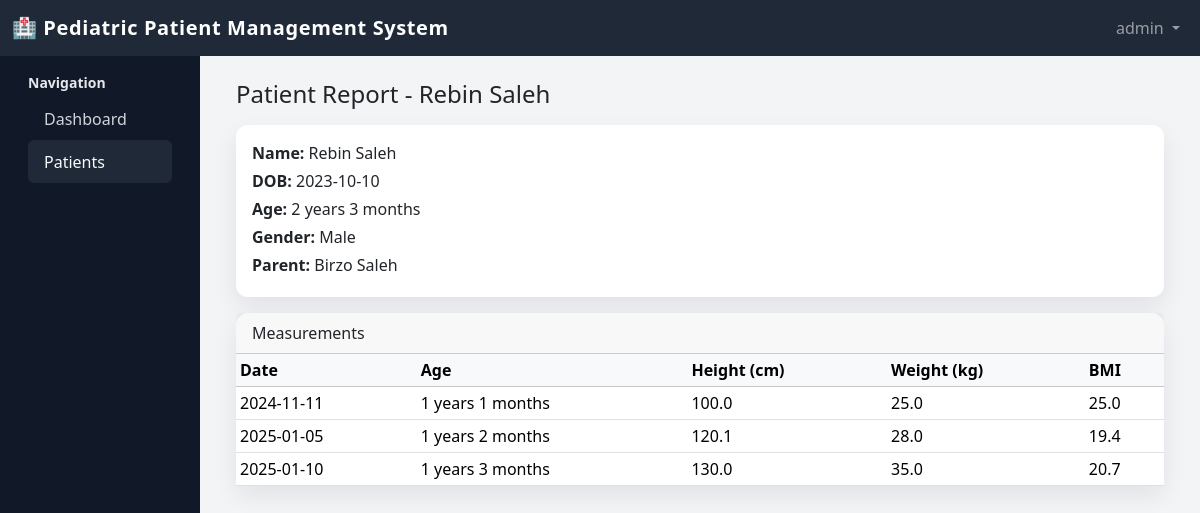
Page /patients/1/report/ (signed in) on the committed database.
### pediatric/models.py (models this page shows, shortened)
class Patient(models.Model):
    GENDER_CHOICES = [
        ('Male', 'Male'),
        ('Female', 'Female'),
    ]
    BLOOD_TYPE_CHOICES = [
        ('A', 'A'),
        ('B', 'B'),
        ('AB', 'AB'),
        ('O', 'O'),
    ]
    patient_name = models.CharField(max_length=100)
    date_of_birth = models.DateField()
    gender = models.CharField(max_length=10, choices=GENDER_CHOICES)
    blood_type = models.CharField(max_length=5, choices=BLOOD_TYPE_CHOICES, null=True, blank=True)
    contact_number = models.CharField(max_length=20, blank=True, null=True)
    parent_name = models.CharField(max_length=100, blank=True, null=True)
    parent_contact = models.CharField(max_length=20, blank=True, null=True)
    address = models.CharField(max_length=200, blank=True, null=True)
    city = models.CharField(max_length=50, blank=True, null=True)
    country = models.CharField(max_length=50, blank=True, null=True)
    medical_history = models.TextField(blank=True, null=True)
    notes = models.TextField(blank=True, null=True)
    date_registered = models.DateTimeField(auto_now_add=True)
    created_by = models.ForeignKey(User, on_delete=models.SET_NULL, null=True, related_name='patients_created')
    def get_age_months(self, reference_date=None):
        if reference_date is None:
            reference_date = date.today()
        rd = relativedelta(reference_date, self.date_of_birth)
        return rd.years * 12 + rd.months
    def get_age_display(self, reference_date=None):
        months = self.get_age_months(reference_date)
        years = months // 12
        rem_months = months % 12
        if years == 0:
            return f"{months} months"
        return f"{years} years {rem_months} months"
    class Meta:
        ordering = ['-date_registered']

class Measurement(models.Model):
    patient = models.ForeignKey(Patient, on_delete=models.CASCADE, related_name='measurements')
    measurement_date = models.DateField()
    height = models.FloatField(validators=[MinValueValidator(10), MaxValueValidator(250)])
    weight = models.FloatField(validators=[MinValueValidator(1), MaxValueValidator(200)])
    head_circumference = models.FloatField(null=True, blank=True)
    notes = models.TextField(blank=True, null=True)
    recorded_by = models.ForeignKey(User, on_delete=models.SET_NULL, null=True)
    recorded_datetime = models.DateTimeField(auto_now_add=True)
    @property
    def age_display(self):
        return self.patient.get_age_display(self.measurement_date)
    @property
    def bmi(self):
        if self.height > 0:
            height_m = self.height / 100
            return self.weight / (height_m ** 2)
        return None
    class Meta:
        ordering = ['-measurement_date']

### pediatric/views.py (the view)
@login_required
def patient_report(request, patient_id):
    patient = get_object_or_404(Patient, pk=patient_id)
    measurements = patient.measurements.all().order_by('measurement_date')
    report_data = {
        'patient': patient,
        'measurements': measurements,
        'age': patient.get_age_display(),
        'latest_measurement': measurements.first(),
    }
    return render(request, 'reports/patient_report.html', report_data)

### templates/reports/patient_report.html (shortened to what this page needs)
{% extends 'base.html' %}
{% block content %}
<h4 class="mb-3">Patient Report - {{ patient.patient_name }}</h4>
<div class="card mb-3">
  <div class="card-body">
    <p class="mb-1"><strong>Name:</strong> {{ patient.patient_name }}</p>
    <p class="mb-1"><strong>DOB:</strong> {{ patient.date_of_birth|date:"Y-m-d" }}</p>
    <p class="mb-1"><strong>Age:</strong> {{ age }}</p>
    <p class="mb-1"><strong>Gender:</strong> {{ patient.gender }}</p>
    <p class="mb-1"><strong>Parent:</strong> {{ patient.parent_name|default:"-" }}</p>
  </div>
</div>
<div class="card">
  <div class="card-header">
    Measurements
  </div>
  <div class="card-body p-0">
    <table class="table table-sm mb-0">
      <thead class="table-light">
        <tr>
          <th>Date</th>
          <th>Age</th>
          <th>Height (cm)</th>
          <th>Weight (kg)</th>
          <th>BMI</th>
        </tr>
      </thead>
      <tbody>
        {% for m in measurements %}
        <tr>
          <td>{{ m.measurement_date|date:"Y-m-d" }}</td>
          <td>{{ m.age_display }}</td>
          <td>{{ m.height }}</td>
          <td>{{ m.weight }}</td>
          <td>{% if m.bmi %}{{ m.bmi|floatformat:1 }}{% else %}-{% endif %}</td>
        </tr>
        {% empty %}
        <tr>
          <td colspan="5" class="text-center text-muted py-3">No measurements.</td>
        </tr>
        {% endfor %}
      </tbody>
    </table>
  </div>
</div>
{% endblock %}

### templates/base.html (shortened to what this page needs)
<!doctype html>
<html lang="en">
<head>
  <link href="https://cdn.jsdelivr.net/npm/bootstrap@5.3.2/dist/css/bootstrap.min.css" rel="stylesheet">
</head>
<body>
  <nav class="navbar navbar-dark navbar-expand-lg">
    <div class="container-fluid">
      <a class="navbar-brand" href="{% url 'dashboard' %}">
        🏥 Pediatric Patient Management System
      </a>
      <div class="collapse navbar-collapse" id="topnav">
        <ul class="navbar-nav ms-auto mb-2 mb-lg-0">
          {% if user.is_authenticated %}
          <li class="nav-item dropdown">
            <a class="nav-link dropdown-toggle" href="#" data-bs-toggle="dropdown">
              {{ user.first_name|default:user.username }}
            </a>
          </li>
          {% endif %}
        </ul>
      </div>
    </div>
  </nav>
  <div class="container-fluid">
    <div class="row">
      {% if user.is_authenticated %}
      <div class="col-md-3 col-lg-2 d-none d-md-block sidebar py-3">
        <div class="px-3 mb-3">
          <div class="fw-semibold small text-gray-400 mb-1">Navigation</div>
          <a href="{% url 'dashboard' %}" class="{% if request.resolver_match.url_name == 'dashboard' %}active{% endif %}">
            Dashboard
          </a>
          <a href="{% url 'patient_list' %}" class="{% if 'patient' in request.resolver_match.url_name %}active{% endif %}">
            Patients
          </a>
        </div>
      </div>
      {% endif %}
      <div class="{% if user.is_authenticated %}col-md-9 col-lg-10{% else %}col-12{% endif %}">
        <div class="content-wrapper">
          {% block content %}{% endblock %}
        </div>
      </div>
    </div>
  </div>
</body>
</html>

### templates/base.html (style rules this page uses)
body { font-family: system-ui, -apple-system, BlinkMacSystemFont, "Segoe UI", sans-serif; background-color: #f3f4f6; }
.navbar { background-color: #1f2937; }
.navbar-brand { font-weight: 600; letter-spacing: 0.03em; }
.sidebar { min-height: 100vh; background-color: #111827; color: #e5e7eb; }
.sidebar a { color: #d1d5db; text-decoration: none; display: block; padding: 0.6rem 1rem; border-radius: 0.4rem; }
.sidebar a:hover, .sidebar a.active { background-color: #1f2937; color: #f9fafb; }
.content-wrapper { padding: 1.5rem; }
.card { border: none; border-radius: 0.75rem; box-shadow: 0 10px 25px rgba(15, 23, 42, 0.08); }

### rows in the picture
Patient: patient_name "Rebin Saleh", date_of_birth "2023-10-10", gender "Male", parent_name "Birzo Saleh"
Measurement: measurement_date "2024-11-11", age_display "1 years 1 months", height "100.0", weight "25.0", bmi "25.0"
Measurement: measurement_date "2025-01-05", age_display "1 years 2 months", height "120.1", weight "28.0", bmi "19.4"
Measurement: measurement_date "2025-01-10", age_display "1 years 3 months", height "130.0", weight "35.0", bmi "20.7"

### other values in the picture
{{ user.first_name|default:user.username }} "admin"
{{ age }} "2 years 3 months"
